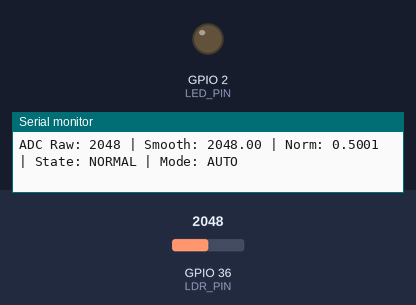
A sketch run on a simulated ESP32. Shown: output pins drawn as LEDs (lit = HIGH), the last lines printed to the serial monitor. The test bench sets the inputs (shaded band); at power-on: GPIO 36 (LDR_PIN) = 2048 (analog values on the 0–4095 scale).

Above: at 1.8 s.
1.9 s: GPIO 36 (LDR_PIN) set to 729
6.0 s: GPIO 36 (LDR_PIN) set to 635
At 7.3 s:
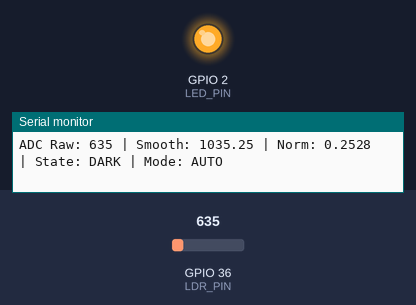
11.5 s: GPIO 36 (LDR_PIN) set to 1816
15.6 s: GPIO 36 (LDR_PIN) set to 1920
Timing chart, 0 to 18.6 s (numbered marks = the images above; inputs shaded):
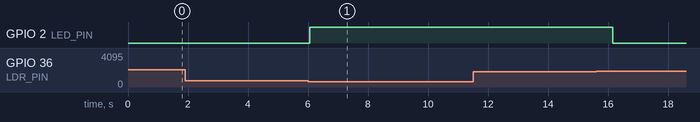

Measured:
- the behaviour switches between 666 and 665 on GPIO 36 (LDR_PIN) (found by bisection; images 0 and 1)

The sketch:

mqtt-free-version.ino
```cpp
/*
  ESP32 LDR Classifier without MQTT
  - Reads LDR on GPIO36
  - Smooths signal with moving average
  - Normalizes ADC value
  - Classifies light level: DARK / NORMAL / BRIGHT
  - Controls LED on GPIO2
  - Uses Serial commands instead of MQTT:
      AUTO
      MANUAL_ON
      MANUAL_OFF
*/

#include <Arduino.h>

// ===============================
// Pins
// ===============================
const int LDR_PIN = 36;
const int LED_PIN = 2;

// ===============================
// Learned thresholds from Python
// ===============================
float THRESHOLD1 = 0.275f;
float THRESHOLD2 = 0.655f;

// ===============================
// Normalization
// ===============================
float ADC_MIN = 0.0f;
float ADC_MAX = 4095.0f;

// ===============================
// Smoothing
// ===============================
const int WINDOW_SIZE = 10;
int samples[WINDOW_SIZE];
int sampleIndex = 0;
bool bufferFilled = false;

// ===============================
// State
// ===============================
String currentMode = "AUTO";
String currentState = "UNKNOWN";
bool manualLedState = false;

// ===============================
// Helper functions
// ===============================
float clamp01(float x) {
  if (x < 0.0f) return 0.0f;
  if (x > 1.0f) return 1.0f;
  return x;
}

float getMovingAverage(int newValue) {
  samples[sampleIndex] = newValue;
  sampleIndex = (sampleIndex + 1) % WINDOW_SIZE;

  if (sampleIndex == 0) bufferFilled = true;

  int count = bufferFilled ? WINDOW_SIZE : sampleIndex;
  if (count == 0) count = 1;

  long sum = 0;
  for (int i = 0; i < count; i++) {
    sum += samples[i];
  }
  return (float)sum / count;
}

String classifyLight(float normValue) {
  if (normValue < THRESHOLD1) return "DARK";
  else if (normValue < THRESHOLD2) return "NORMAL";
  else return "BRIGHT";
}

void applyAutoControl(const String& state) {
  if (state == "DARK") {
    digitalWrite(LED_PIN, HIGH);
  } else {
    digitalWrite(LED_PIN, LOW);
  }
}

void handleCommand(String cmd) {
  cmd.trim();
  cmd.toUpperCase();

  if (cmd == "AUTO") {
    currentMode = "AUTO";
    Serial.println("[CMD] Mode set to AUTO");
  }
  else if (cmd == "MANUAL_ON") {
    currentMode = "MANUAL";
    manualLedState = true;
    digitalWrite(LED_PIN, HIGH);
    Serial.println("[CMD] Mode set to MANUAL, LED ON");
  }
  else if (cmd == "MANUAL_OFF") {
    currentMode = "MANUAL";
    manualLedState = false;
    digitalWrite(LED_PIN, LOW);
    Serial.println("[CMD] Mode set to MANUAL, LED OFF");
  }
  else {
    Serial.println("[CMD] Unknown command");
  }
}

void readSerialCommand() {
  if (Serial.available()) {
    String cmd = Serial.readStringUntil('\n');
    handleCommand(cmd);
  }
}

void printTelemetry(int adcRaw, float adcSmooth, float normValue, const String& state) {
  Serial.print("{\"adc_raw\":");
  Serial.print(adcRaw);
  Serial.print(",\"adc_smooth\":");
  Serial.print(adcSmooth, 2);
  Serial.print(",\"norm\":");
  Serial.print(normValue, 4);
  Serial.print(",\"state\":\"");
  Serial.print(state);
  Serial.print("\",\"mode\":\"");
  Serial.print(currentMode);
  Serial.print("\",\"led\":");
  Serial.print(digitalRead(LED_PIN) ? 1 : 0);
  Serial.println("}");
}

void setup() {
  Serial.begin(115200);
  pinMode(LED_PIN, OUTPUT);
  digitalWrite(LED_PIN, LOW);

  analogReadResolution(12);

  for (int i = 0; i < WINDOW_SIZE; i++) {
    samples[i] = 0;
  }

  Serial.println("ESP32 LDR Classifier Ready");
  Serial.println("Type commands in Serial Monitor:");
  Serial.println("  AUTO");
  Serial.println("  MANUAL_ON");
  Serial.println("  MANUAL_OFF");
}

void loop() {
  readSerialCommand();

  int adcRaw = analogRead(LDR_PIN);
  float adcSmooth = getMovingAverage(adcRaw);
  float normValue = clamp01((adcSmooth - ADC_MIN) / (ADC_MAX - ADC_MIN));
  String state = classifyLight(normValue);
  currentState = state;

  if (currentMode == "AUTO") {
    applyAutoControl(state);
  }

  printTelemetry(adcRaw, adcSmooth, normValue, state);

  Serial.print("ADC Raw: ");
  Serial.print(adcRaw);
  Serial.print(" | Smooth: ");
  Serial.print(adcSmooth, 2);
  Serial.print(" | Norm: ");
  Serial.print(normValue, 4);
  Serial.print(" | State: ");
  Serial.print(state);
  Serial.print(" | Mode: ");
  Serial.println(currentMode);

  delay(1000);
}
```
